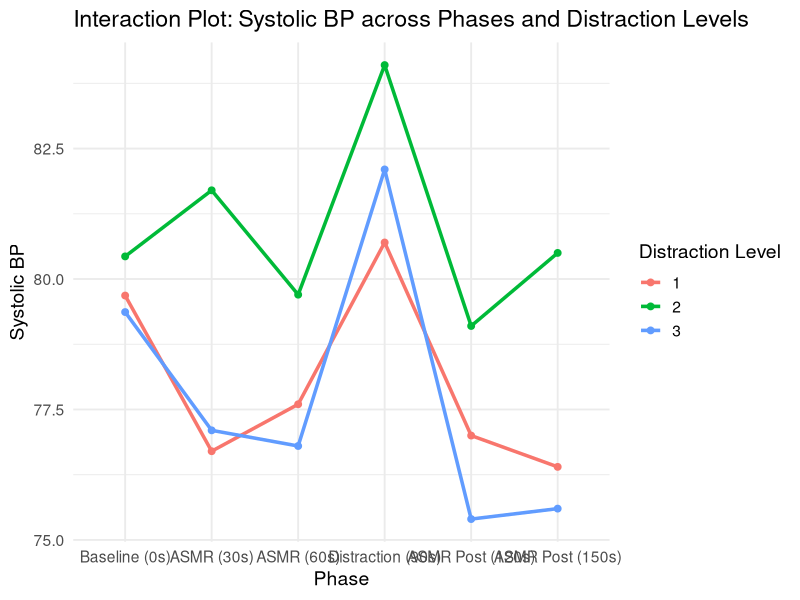

Generate this figure with R:
library(ggplot2)

#Defining the Systolic Blood Pressure Data

# Distraction Level 1
Systolic_L1 <- data.frame(
  BP_Systolic_Baseline = c(70.5, 81.66666667, 78.33333333, 79.33333333, 82.33333333, 87.33333333, 87, 76.66666667, 74, 79.66666667),
  ASMR_BP_1_Systolic = c(78, 74, 78, 73, 77, 91, 81, 75, 70, 70),
  ASMR_BP_2_Systolic = c(70, 74, 74, 76, 81, 94, 85, 72, 74, 76),
  Distraction_BP_Systolic = c(70, 76, 75, 72, 80, 94, 93, 82, 81, 84),
  Post_BP_1_Systolic = c(68, 77, 75, 77, 77, 92, 85, 71, 74, 74),
  Post_BP_2_Systolic = c(70, 72, 76, 74, 78, 93, 89, 72, 69, 71),
  DistractionLevel = "1"
)

# Distraction Level 2
Systolic_L2 <- data.frame(
  BP_Systolic_Baseline = c(75, 89.33333333, 85.33333333, 73, 75, 87.66666667, 69.66666667, 87, 72.66666667, 89.66666667),
  ASMR_BP_1_Systolic = c(82, 86, 85, 73, 78, 87, 74, 88, 73, 91),
  ASMR_BP_2_Systolic = c(78, 89, 85, 75, 73, 85, 66, 85, 68, 93),
  Distraction_BP_Systolic = c(76, 86, 86, 74, 77, 89, 83, 92, 84, 94),
  Post_BP_1_Systolic = c(79, 85, 82, 76, 78, 80, 68, 84, 69, 90),
  Post_BP_2_Systolic = c(79, 85, 79, 76, 79, 92, 69, 86, 73, 87),
  DistractionLevel = "2"
)

# Distraction Level 3
Systolic_L3 <- data.frame(
  BP_Systolic_Baseline = c(77.66666667, 86, 82.66666667, 82.66666667, 76.66666667, 80.33333333, 75.66666667, 80.66666667, 73.66666667, 77.66666667),
  ASMR_BP_1_Systolic = c(71, 80, 81, 81, 75, 77, 72, 83, 77, 74),
  ASMR_BP_2_Systolic = c(80, 82, 80, 80, 71, 74, 77, 81, 67, 76),
  Distraction_BP_Systolic = c(76, 78, 83, 84, 74, 83, 87, 92, 82, 82),
  Post_BP_1_Systolic = c(72, 75, 79, 82, 73, 78, 70, 83, 70, 72),
  Post_BP_2_Systolic = c(72, 78, 77, 82, 75, 74, 71, 79, 70, 78),
  DistractionLevel = "3"
)

# Combines all data into one variable
systolic_data = rbind(Systolic_L1, Systolic_L2, Systolic_L3)

# Reshape systolic data
sys_long_data <- reshape(systolic_data, 
                         varying = c("BP_Systolic_Baseline", "ASMR_BP_1_Systolic", "ASMR_BP_2_Systolic", 
                                     "Distraction_BP_Systolic", "Post_BP_1_Systolic", "Post_BP_2_Systolic"),
                         v.names = "BP_Systolic", 
                         timevar = "Phase", 
                         times = c("BP_Systolic_Baseline", "ASMR_BP_1_Systolic", "ASMR_BP_2_Systolic", 
                                   "Distraction_BP_Systolic", "Post_BP_1_Systolic", "Post_BP_2_Systolic"),
                         direction = "long")


# Convert Distraction Level to a factor
sys_long_data$DistractionLevel <- factor(sys_long_data$DistractionLevel)

# Set the order of phases and rename them for clarity
sys_long_data$Phase <- factor(sys_long_data$Phase, 
                              levels = c("BP_Systolic_Baseline", "ASMR_BP_1_Systolic", "ASMR_BP_2_Systolic", 
                                         "Distraction_BP_Systolic", "Post_BP_1_Systolic", "Post_BP_2_Systolic"),
                              labels = c("Baseline (0s)", "ASMR (30s)", "ASMR (60s)", 
                                         "Distraction (90s)", "ASMR Post (120s)", "ASMR Post (150s)"))

# Calculate the mean Systolic BP for each Phase and Distraction Level
avg_systolic <- aggregate(BP_Systolic ~ DistractionLevel + Phase, data = sys_long_data, FUN = mean, na.rm = TRUE)

# Generate the Interaction plots using ggplot
p <- ggplot(avg_systolic, aes(x = Phase, y = BP_Systolic, color = DistractionLevel, group = DistractionLevel)) +
  geom_line(linewidth = 1.2) +  # Use linewidth instead of size, this was as a result of an error
  geom_point(size = 2) +
  labs(
    title = "Interaction Plot: Systolic BP across Phases and Distraction Levels",
    x = "Phase", y = "Systolic BP", color = "Distraction Level"
  ) +
  theme_minimal(base_size = 14)

# When uncommented will print the Interaction plot
#print(p)

# Q-Q plot for Systolic BP by Phase and Distraction Level
# When the code below is uncommmented it will produce the plot
#qqnorm(sys_long_data$BP_Systolic, main = "Q-Q Plot: Systolic BP")
#qqline(sys_long_data$BP_Systolic, col = "red")

# Generate the ANOVA tables
aov_sys <- aov(BP_Systolic ~ DistractionLevel * Phase, data = sys_long_data)
summary(aov_sys)

# Conduct a Shapiro Test
shapiro.test(residuals(aov_sys))

# Generates the Multiple Regression
model <- lm(BP_Systolic ~ Phase + DistractionLevel, data = sys_long_data)
summary(model)
